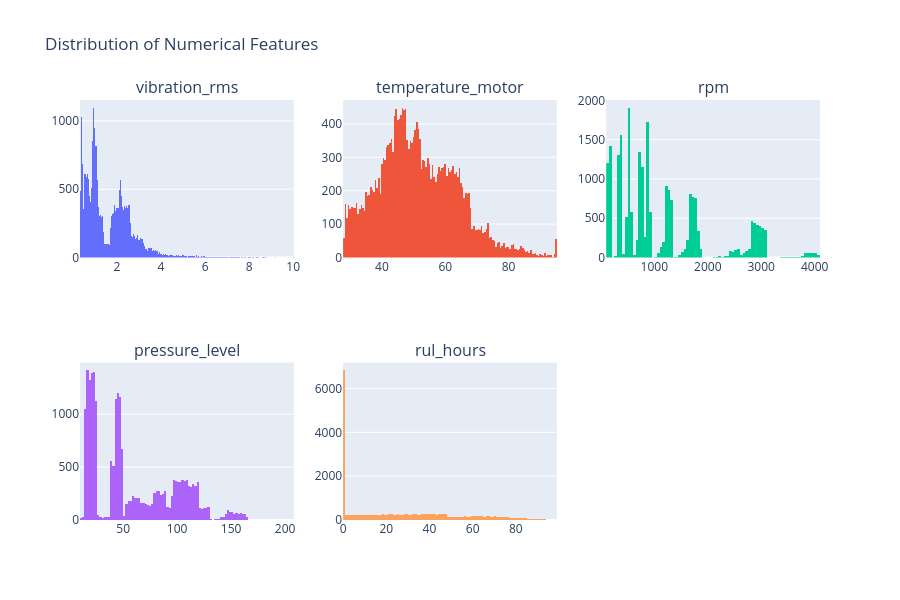

Notebook code cell kept with this figure:
### Markdown cell above
### 1.3 Feature Distributions
Visualizing the distribution of numerical features helps identify outliers and the need for scaling.

### Code cell
fig_dist = make_subplots(rows=2, cols=3, subplot_titles=NUMERIC_COLUMNS)

for i, col in enumerate(NUMERIC_COLUMNS):
    row = i // 3 + 1
    col_idx = i % 3 + 1
    fig_dist.add_trace(
        go.Histogram(x=dataset[col], name=col),
        row=row, col=col_idx
    )

fig_dist.update_layout(height=600, width=900, title_text="Distribution of Numerical Features", showlegend=False)
fig_dist.show()

### Figure 1 — Plotly figure (JSON) as saved in the notebook; plotly's stock layout.template omitted (floating-point values rounded to 4 significant figures; data arrays with more than 128 entries replaced by an {"elided": "..."} marker saying what was removed)
{"data": [{"name": "vibration_rms", "type": "histogram", "x": {"elided": "24042 float values"}, "xaxis": "x", "yaxis": "y"}, {"name": "temperature_motor", "type": "histogram", "x": {"elided": "24042 float values"}, "xaxis": "x2", "yaxis": "y2"}, {"name": "rpm", "type": "histogram", "x": {"elided": "24042 float values"}, "xaxis": "x3", "yaxis": "y3"}, {"name": "pressure_level", "type": "histogram", "x": {"elided": "24042 float values"}, "xaxis": "x4", "yaxis": "y4"}, {"name": "rul_hours", "type": "histogram", "x": {"elided": "24042 float values"}, "xaxis": "x5", "yaxis": "y5"}], "layout": {"annotations": [{"font": {"size": 16}, "showarrow": false, "text": "vibration_rms", "x": 0.1444, "xanchor": "center", "xref": "paper", "y": 1, "yanchor": "bottom", "yref": "paper"}, {"font": {"size": 16}, "showarrow": false, "text": "temperature_motor", "x": 0.5, "xanchor": "center", "xref": "paper", "y": 1, "yanchor": "bottom", "yref": "paper"}, {"font": {"size": 16}, "showarrow": false, "text": "rpm", "x": 0.8556, "xanchor": "center", "xref": "paper", "y": 1, "yanchor": "bottom", "yref": "paper"}, {"font": {"size": 16}, "showarrow": false, "text": "pressure_level", "x": 0.1444, "xanchor": "center", "xref": "paper", "y": 0.375, "yanchor": "bottom", "yref": "paper"}, {"font": {"size": 16}, "showarrow": false, "text": "rul_hours", "x": 0.5, "xanchor": "center", "xref": "paper", "y": 0.375, "yanchor": "bottom", "yref": "paper"}], "height": 600, "showlegend": false, "title": {"text": "Distribution of Numerical Features"}, "width": 900, "xaxis": {"anchor": "y", "domain": [0, 0.2889]}, "xaxis2": {"anchor": "y2", "domain": [0.3556, 0.6444]}, "xaxis3": {"anchor": "y3", "domain": [0.7111, 1]}, "xaxis4": {"anchor": "y4", "domain": [0, 0.2889]}, "xaxis5": {"anchor": "y5", "domain": [0.3556, 0.6444]}, "xaxis6": {"anchor": "y6", "domain": [0.7111, 1]}, "yaxis": {"anchor": "x", "domain": [0.625, 1]}, "yaxis2": {"anchor": "x2", "domain": [0.625, 1]}, "yaxis3": {"anchor": "x3", "domain": [0.625, 1]}, "yaxis4": {"anchor": "x4", "domain": [0, 0.375]}, "yaxis5": {"anchor": "x5", "domain": [0, 0.375]}, "yaxis6": {"anchor": "x6", "domain": [0, 0.375]}}}
